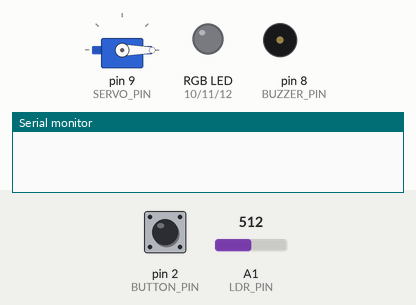
Simulated run of this sketch. Board: Arduino Uno, built with avr-gcc and run on an emulated ATmega328P. On the bench: servo, an RGB LED mixed from three pins (HIGH = lit), buzzer (waves = sounding), the last lines printed to the serial monitor. The inputs (shaded band) are chosen by the test bench; at power-on: A1 (LDR_PIN) = 512, pin 2 (BUTTON_PIN) HIGH.

Above: at 1.2 s.
1.3 s: A1 (LDR_PIN) set to 688
2.8 s: A1 (LDR_PIN) set to 707
At 3.5 s:
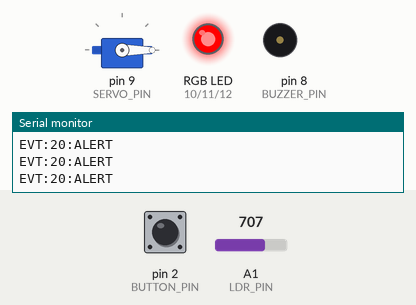
4.3 s: pin 2 (BUTTON_PIN) pulled LOW for 0.15 s
At 4.5 s:
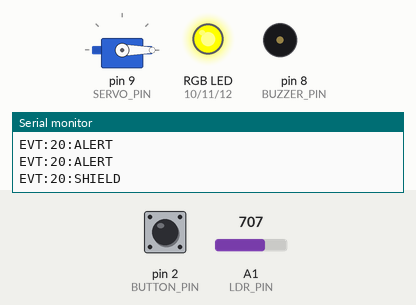
7.1 s: pin 2 (BUTTON_PIN) pulled LOW for 3.2 s
At 9.3 s:
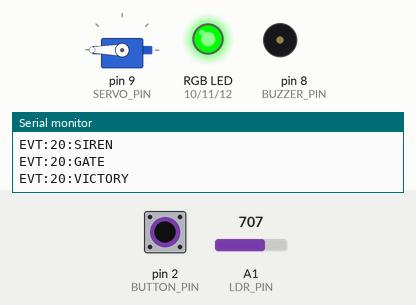
Timing chart, 0 to 10.8 s (numbered marks = the images above; inputs shaded):
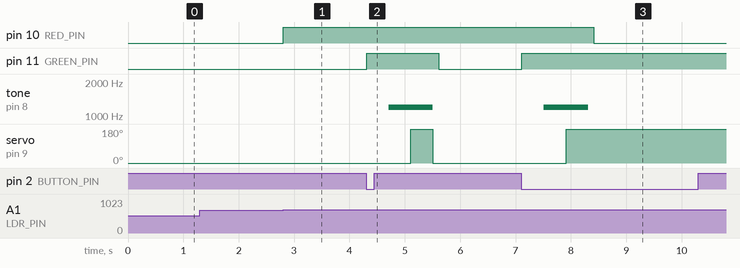

The sketch:

20_final_defense.ino
```cpp
/*
  Bosqich 20 — Yakuniy himoya: Shahar yadrosi (final)
  Nurshahar hikoyasi: Arduino Chrome O'yinlari

  Bu bosqich 1-19 bosqichlarda o'rgangan barcha g'oyalarni birlashtiradi:
  LDR (meteor yorqinligini sezish), tugma (himoyani faollashtirish),
  buzzer (sirena), servo (himoya darvozasi) va RGB LED (holat ko'rsatkichi).

  Ulanish:
    LDR + 10kOhm bo'luvchi -> A1  (5V--LDR--A1--10k--GND)
    Tugma -> D2 va GND orasida (INPUT_PULLUP)
    Buzzer -> D8 va GND
    Servo signal -> D9
    RGB LED: R->D10, G->D11, B->D12 (umumiy katod -> GND)

  Ketma-ketlik: LDR "meteor yorqinligi"ni sezganida (ALERT) va tugma
  bosilganda, himoya ketma-ket faollashadi: SHIELD -> SIREN -> GATE,
  va agar hammasi vaqtida yig'ilsa -> VICTORY.

  Protokol: "EVT:20:ALERT" / "EVT:20:SHIELD" / "EVT:20:SIREN" /
            "EVT:20:GATE" / "EVT:20:VICTORY"
*/

#include <Servo.h>

const int LDR_PIN = A1;
const int BUTTON_PIN = 2;
const int BUZZER_PIN = 8;
const int SERVO_PIN = 9;
const int RED_PIN = 10;
const int GREEN_PIN = 11;
const int BLUE_PIN = 12;

const int METEOR_FLASH_THRESHOLD = 700; // yorqin yorug'lik -> meteor chaqnashi

Servo gateServo;
bool victoryDone = false;

void setColor(bool r, bool g, bool b) {
  digitalWrite(RED_PIN, r ? HIGH : LOW);
  digitalWrite(GREEN_PIN, g ? HIGH : LOW);
  digitalWrite(BLUE_PIN, b ? HIGH : LOW);
}

void setup() {
  Serial.begin(9600);
  pinMode(BUTTON_PIN, INPUT_PULLUP);
  pinMode(BUZZER_PIN, OUTPUT);
  pinMode(RED_PIN, OUTPUT);
  pinMode(GREEN_PIN, OUTPUT);
  pinMode(BLUE_PIN, OUTPUT);
  gateServo.attach(SERVO_PIN);
  gateServo.write(0);
}

void loop() {
  if (victoryDone) {
    setColor(false, true, false); // doimiy yashil — shahar xavfsiz
    delay(200);
    return;
  }

  int light = analogRead(LDR_PIN);
  bool alert = light > METEOR_FLASH_THRESHOLD;
  bool button = digitalRead(BUTTON_PIN) == LOW;

  if (alert) {
    Serial.println("EVT:20:ALERT");
    setColor(true, false, false);
  }

  if (alert && button) {
    // Himoya ketma-ketligi boshlandi
    Serial.println("EVT:20:SHIELD");
    setColor(true, true, false);
    delay(400);

    tone(BUZZER_PIN, 1200);
    Serial.println("EVT:20:SIREN");
    delay(400);

    gateServo.write(180);
    Serial.println("EVT:20:GATE");
    delay(400);

    noTone(BUZZER_PIN);

    // Meteor va tugma hali ham faolmi? bo'lsa — g'alaba!
    int lightNow = analogRead(LDR_PIN);
    bool stillAlert = lightNow > METEOR_FLASH_THRESHOLD;
    bool stillButton = digitalRead(BUTTON_PIN) == LOW;
    if (stillAlert && stillButton) {
      Serial.println("EVT:20:VICTORY");
      victoryDone = true;
    } else {
      gateServo.write(0);
    }
  }

  delay(100);
}
```

Measured:
- the behaviour switches between 700 and 701 on A1 (LDR_PIN) (found by bisection; images 0 and 1)
- after the input at 1.3 s, every drawn part: stays the same
- after the input at 2.8 s, pin 10 (RED_PIN): LOW → HIGH at once
- after the input at 4.3 s, pin 11 (GREEN_PIN): LOW → HIGH at once, → LOW 1.3 s later; tone on pin 8 (BUZZER_PIN): silent → 1200 Hz after 0.41 s, → silent 0.80 s later; servo on pin 9 (SERVO_PIN): 0° → 180° after 0.81 s, → 0° 0.40 s later
- after the input at 7.1 s, pin 10 (RED_PIN): HIGH → LOW after 1.3 s; pin 11 (GREEN_PIN): LOW → HIGH at once; tone on pin 8 (BUZZER_PIN): silent → 1200 Hz after 0.41 s, → silent 0.80 s later; servo on pin 9 (SERVO_PIN): 0° → 180° after 0.81 s
